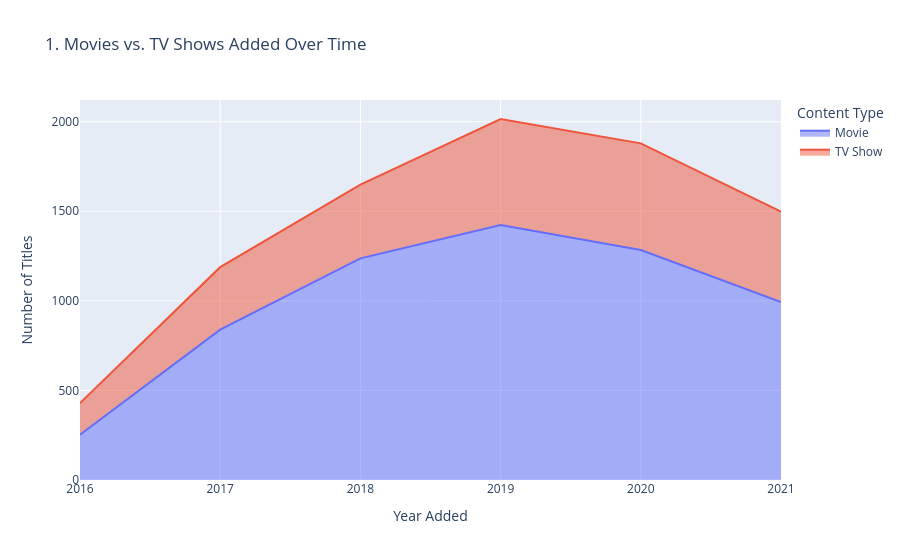

Write notebook code for a chart like this one.
### Markdown cell above
## Visualization 1: Movies vs. TV Shows Over Time
**Research question:** How has the number of movies and TV shows added to Netflix changed over time?

**Visual mapping:** This is a stacked area chart. The horizontal position is the year a title was added. The height of each colored band is the number of titles added that year. Color separates movies from TV shows. Stacking makes the total additions and the split between the two types visible in one view. Ali et al. (2025) used a line graph for the rise in additions from 2014 to 2020. This chart keeps that time comparison and adds content type as a second field.

**Scope:** Years before 2016 have few titles (24 in 2014 and 82 in 2015, against 429 in 2016). The chart below, and the default dashboard slider, start at 2016 so the trend is easier to read. Earlier rows stay in the dataset.

**Findings:** From 2016 through 2021, movies account for more additions than TV shows in every year. Both types peak in 2019 and then decline. That rise matches Ali et al., who found a large increase in additions from 2014 to 2020. The drop after 2019 is a drop in titles added per year, not a count of titles removed from Netflix.

### Code cell
def create_chart_1(data):
    counts = (
        data.dropna(subset=["year_added"])
        .groupby(["year_added", "type"])
        .size()
        .reset_index(name="count")
    )

    fig = px.area(
        counts,
        x="year_added",
        y="count",
        color="type",
        title="1. Movies vs. TV Shows Added Over Time",
        labels={
            "year_added": "Year Added",
            "count": "Number of Titles",
            "type": "Content Type"
        }
    )

    return fig

added = df.dropna(subset=["year_added"])
added = added[added["year_added"].between(2016, 2021)]
fig = create_chart_1(added)
fig.show()

### Figure 1 — Plotly figure (JSON) as saved in the notebook; plotly's stock layout.template omitted (floating-point values rounded to 4 significant figures)
{"data": [{"fillpattern": {"shape": ""}, "hovertemplate": "Content Type=Movie<br>Year Added=%{x}<br>Number of Titles=%{y}<extra></extra>", "legendgroup": "Movie", "line": {"color": "#636efa"}, "marker": {"symbol": "circle"}, "mode": "lines", "name": "Movie", "orientation": "v", "showlegend": true, "stackgroup": "1", "type": "scatter", "x": [2016.0, 2017.0, 2018.0, 2019.0, 2020.0, 2021.0], "xaxis": "x", "y": [253, 839, 1237, 1423, 1284, 993], "yaxis": "y"}, {"fillpattern": {"shape": ""}, "hovertemplate": "Content Type=TV Show<br>Year Added=%{x}<br>Number of Titles=%{y}<extra></extra>", "legendgroup": "TV Show", "line": {"color": "#EF553B"}, "marker": {"symbol": "circle"}, "mode": "lines", "name": "TV Show", "orientation": "v", "showlegend": true, "stackgroup": "1", "type": "scatter", "x": [2016.0, 2017.0, 2018.0, 2019.0, 2020.0, 2021.0], "xaxis": "x", "y": [176, 349, 412, 592, 595, 505], "yaxis": "y"}], "layout": {"legend": {"title": {"text": "Content Type"}, "tracegroupgap": 0}, "title": {"text": "1. Movies vs. TV Shows Added Over Time"}, "xaxis": {"anchor": "y", "domain": [0.0, 1.0], "title": {"text": "Year Added"}}, "yaxis": {"anchor": "x", "domain": [0.0, 1.0], "title": {"text": "Number of Titles"}}}}
